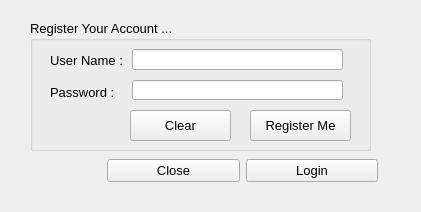
<?xml version="1.0" encoding="UTF-8"?>
<ui version="4.0">
 <class>New_User</class>
 <widget class="QWidget" name="New_User">
  <property name="geometry">
   <rect>
    <x>0</x>
    <y>0</y>
    <width>421</width>
    <height>212</height>
   </rect>
  </property>
  <property name="font">
   <font>
    <pointsize>10</pointsize>
   </font>
  </property>
  <property name="windowTitle">
   <string>Form</string>
  </property>
  <widget class="QGroupBox" name="groupBox">
   <property name="geometry">
    <rect>
     <x>30</x>
     <y>20</y>
     <width>341</width>
     <height>131</height>
    </rect>
   </property>
   <property name="title">
    <string>Register Your Account ...</string>
   </property>
   <widget class="QLineEdit" name="lineEdit">
    <property name="geometry">
     <rect>
      <x>102</x>
      <y>29</y>
      <width>211</width>
      <height>21</height>
     </rect>
    </property>
   </widget>
   <widget class="QLineEdit" name="lineEdit_2">
    <property name="geometry">
     <rect>
      <x>102</x>
      <y>60</y>
      <width>211</width>
      <height>20</height>
     </rect>
    </property>
   </widget>
   <widget class="QLabel" name="label">
    <property name="geometry">
     <rect>
      <x>20</x>
      <y>30</y>
      <width>81</width>
      <height>21</height>
     </rect>
    </property>
    <property name="text">
     <string>User Name :</string>
    </property>
   </widget>
   <widget class="QLabel" name="label_2">
    <property name="geometry">
     <rect>
      <x>20</x>
      <y>62</y>
      <width>81</width>
      <height>21</height>
     </rect>
    </property>
    <property name="text">
     <string>Password :</string>
    </property>
   </widget>
   <widget class="QPushButton" name="pushButton">
    <property name="geometry">
     <rect>
      <x>220</x>
      <y>90</y>
      <width>101</width>
      <height>31</height>
     </rect>
    </property>
    <property name="text">
     <string>Register Me</string>
    </property>
   </widget>
   <widget class="QPushButton" name="pushButton_2">
    <property name="geometry">
     <rect>
      <x>100</x>
      <y>90</y>
      <width>101</width>
      <height>31</height>
     </rect>
    </property>
    <property name="text">
     <string>Clear</string>
    </property>
   </widget>
  </widget>
  <widget class="QWidget" name="">
   <property name="geometry">
    <rect>
     <x>107</x>
     <y>155</y>
     <width>271</width>
     <height>31</height>
    </rect>
   </property>
   <layout class="QHBoxLayout" name="horizontalLayout">
    <item>
     <widget class="QPushButton" name="pushButton_3">
      <property name="text">
       <string>Close</string>
      </property>
     </widget>
    </item>
    <item>
     <widget class="QPushButton" name="pushButton_4">
      <property name="text">
       <string>Login</string>
      </property>
     </widget>
    </item>
   </layout>
  </widget>
 </widget>
 <resources/>
 <connections/>
</ui>
